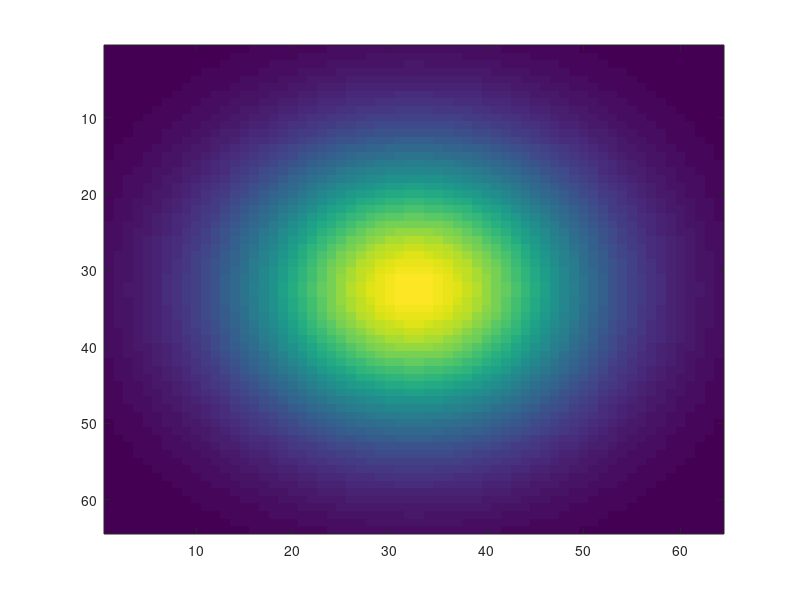
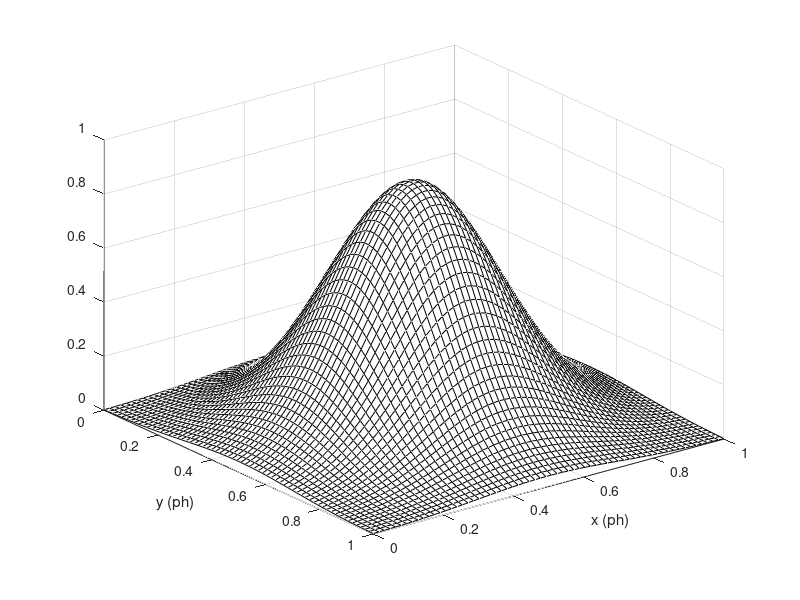

These figures' MATLAB source, in order:
size = 64;

amplitude = .9; % Should be somewhere between 0 - 1
sigma = .2; % Sigma for the gaussian distribution 

[X,Y]=meshgrid(linspace(0,1,size),linspace(0,1,size)); % generate a 2D grid of xy values
Z = amplitude * exp(-((X-0.5).^2+(Y-0.5).^2)/(2*sigma^2)); % generate the Gaussian 

figure;
imagesc(Z);

figure
mesh(X,Y,Z) % generate the perspective plot 
colormap([0 0 0]); % use black only 
xlabel('x (ph)'), ylabel('y (ph)'); 
set(gca,'ydir','reverse');

for c = 1 : 3
    blendImage(:,:,c) = ones(size,size) .* 255 .* Z;
end

blendImage = uint8(blendImage);
imwrite(blendImage, 'blend.png');